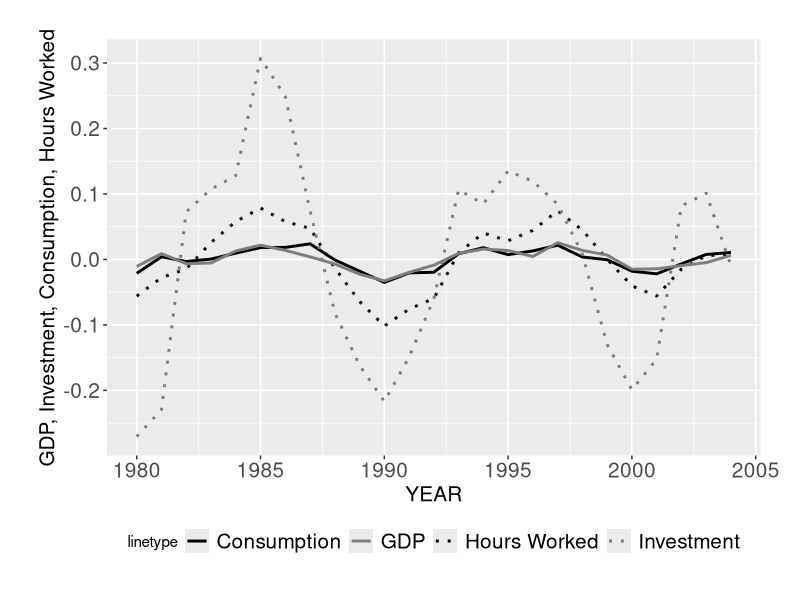

Here is the R script that generated this plot:
# author : Pierre Pili
# email : pierre.pili@etu.minesparis.psl.eu
# description : Plots

### Libraries ###
library(tidyverse)
library(ggplot2)

### Imports ###
cycles <- read.csv("OUTPUT/DATA/cycles.csv")

### Plots ###
#GDP
cycle_plots <- ggplot(cycles) +
  geom_line(aes(x = YEAR, y = GDP_C, linetype = "GDP"), color = "#000000", size = 1) + #nolint
  geom_line(aes(x = YEAR, y = INVESTMENT_C, linetype = "Investment"), color = "#000000", size = 1) + #nolint
  geom_line(aes(x = YEAR, y = CONSUMPTION_C, linetype = "Consumption"), color = "#7d7d7d", size = 1) + #nolint
  geom_line(aes(x = YEAR, y = 10 * HOURS_WORKED_C, linetype = "Hours Worked"), color = "#7d7d7d", size = 1) + #nolint
  scale_y_continuous(
    name = "GDP, Investment, Consumption, Hours Worked",
  ) +
  scale_linetype_manual(values = c("GDP" = "solid", "Investment" = "dotted", "Consumption" = "solid", "Hours Worked" = "dotted")) + #nolint
  scale_color_manual(values = c("GDP" = "#000000", "Investment" = "#000000", "Consumption" = "#7d7d7d", "Hours Worked" = "#7d7d7d")) + #nolint
  theme(
    axis.title.x = element_text(size = 15),
    axis.title.y = element_text(size = 15),
    axis.text.x = element_text(size = 15),
    axis.text.y = element_text(size = 15),
    plot.margin = margin(1, 1, 1, 1, "cm"),
    legend.position = "bottom", legend.text = element_text(size = 15)
  ) +
  guides(linetype = guide_legend(override.aes = list(color = c("black", "#7d7d7d", "black", "#7d7d7d")))) #nolint


ggsave("OUTPUT/MEDIA/cycles.png", plot = cycle_plots, height = 10, width = 11, units = "in") #nolint
